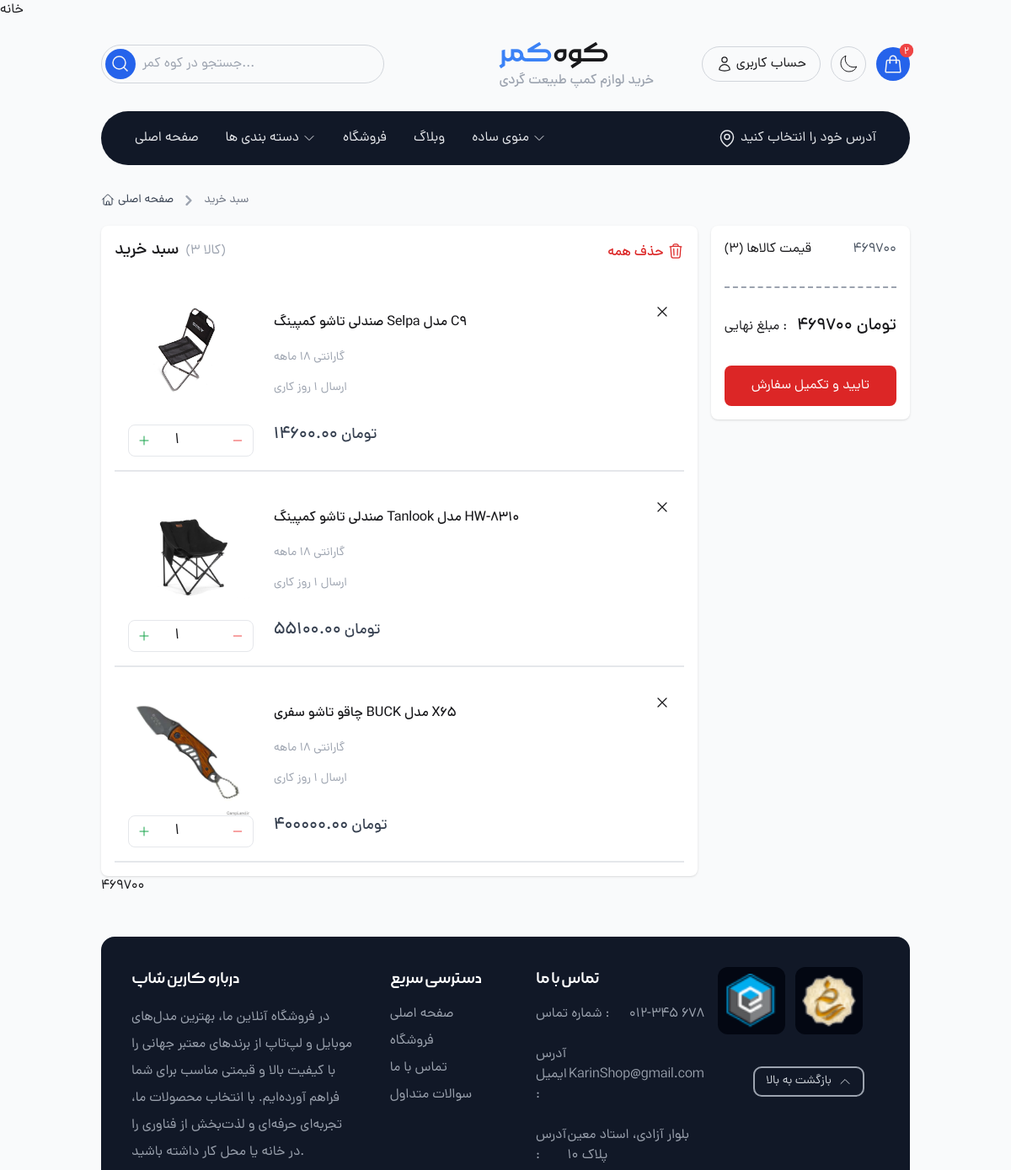
Before: /cart/ (signed in, upper part) with the older database file.
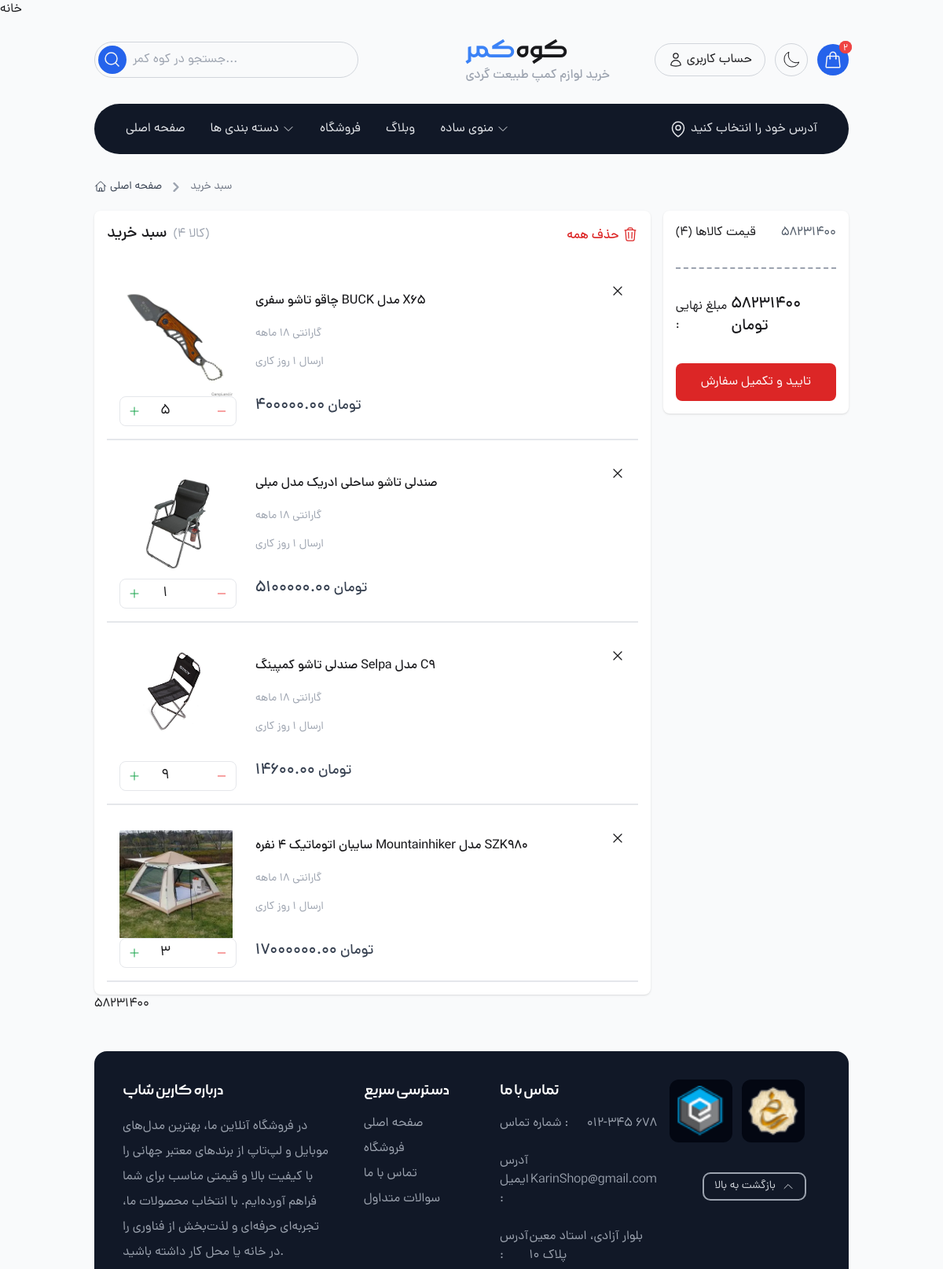
After: the same page with the newer database file.
### order_app/models.py (models this page shows, shortened)
class OrderDetail(models.Model):
    order = models.ForeignKey(Order, on_delete=models.CASCADE, verbose_name='سبد خرید', related_name='orderdetails_set')
    product = models.ForeignKey(Product, on_delete=models.CASCADE, verbose_name='محصول')
    final_price = models.IntegerField(null=True, blank=True, verbose_name='قیمت نهایی تک محصول')
    count = models.IntegerField(verbose_name='تعداد')
    class Meta:
        verbose_name = 'جزئیات سبد خرید'
        verbose_name_plural = 'لیست جزئیات سبد خرید'

### product_app/models.py (models this page shows, shortened)
class Product(models.Model):
    category = models.ForeignKey(Category, related_name='products', on_delete=models.CASCADE, null=True, blank=True)
    name = models.CharField(max_length=200, db_index=True)
    slug = models.SlugField(max_length=200, db_index=True)
    image = models.ImageField(upload_to='product/', blank=True)
    description = models.TextField(blank=True)
    price = models.DecimalField(max_digits=10, decimal_places=2)
    stock = models.PositiveIntegerField(default=0)
    available = models.BooleanField(default=True)
    created = models.DateTimeField(auto_now_add=True)
    updated = models.DateTimeField(auto_now=True)
    class Meta:
        ordering = ('name',)
        indexes = [
            models.Index(fields=['id', 'slug']),
        ]

### order_app/views.py (the view)
@login_required
def cart_detail(request):
    cart, created = Order.objects.get_or_create(user=request.user, is_paid=False)
    context = {
        'cart': cart.orderdetails_set.all(),
        'total_price': cart.calculate_total_price()  # حالا این تابع همیشه یک عدد برمی‌گرداند
    }
    return render(request, 'cart/cart_detail.html', context)

### order_app/context_processors.py (called while the page is built)
def cart_context(request):
    cart_items = []
    total_price = 0
    if request.user.is_authenticated:
        try:
            cart, created = Order.objects.get_or_create(user=request.user, is_paid=False)
            cart_items = cart.orderdetails_set.all()
            total_price = cart.calculate_total_price()
        except Exception:
            pass
    return {
        'cart': cart_items,
        'total_price': total_price
    }

### order_app/models.py (called while the page is built)
    def calculate_total_price(self):
        total = 0
        for item in self.orderdetails_set.all():
            final_price = item.final_price if item.final_price is not None else 0
            total += final_price * item.count
        return total

### order_app/templates/cart/cart_detail.html (shortened to what the changed rows need)
{% extends "base.html" %}
{% load static %}
{% load static humanize %}
{% block content %}
<main class="container">
    <nav class="flex mt-8" aria-label="Breadcrumb">
    </nav>
    <section class="flex flex-col lg:flex-row justify-between items-start gap-4 child:rounded-lg child:bg-white child:dark:bg-gray-800 child:shadow child:p-4 mt-5">
        <div class="w-full lg:w-3/4 flex flex-col gap-y-8 ">
            <div class="flex items-center justify-between">
                <span class="flex items-center gap-x-2">
                    <h2 class="font-DanaMedium text-xl">سبد خرید</h2>
                    <p class="text-gray-400">({{ cart|length }} کالا)</p>
                </span>
            </div>
            <div class="w-full flex flex-col gap-y-4 child:p-2 lg:child:p-4 ">
                {% if cart %}
                    {% for item in cart %}
                    <div class="w-full flex justify-between relative border-b-2 border-gray-200 dark:border-white/20 ">
                        <div class="flex flex-col sm:flex-row items-center gap-6">
                            <div class="flex w-fit flex-col">
                                <img src="{% static 'images/products/' %}{{ item.product.image.url }}" class="w-36" alt="{{ item.product.name }}">
                                <div class="flex items-center justify-between gap-x-1 rounded-lg border border-gray-200 dark:border-white/20 py-1 px-2">
                                    <a href="{% url 'add_to_cart' item.product.id %}" class="flex items-center justify-center w-5 h-5 text-green-600">
                                        <svg class="w-4 h-4">
                                            <use href="#plus"></use>
                                        </svg>
                                    </a>
                                    <input type="number" min="1" max="20" value="{{ item.count }}"
                                        class="custom-input mr-8 text-lg bg-transparent text-center" readonly>
                                    <a href="{% url 'remove_from_cart' item.product.id %}" class="flex items-center justify-center w-5 h-5 text-red-500">
                                        <svg class="w-4 h-4">
                                            <use href="#minus"></use>
                                        </svg>
                                    </a>
                                </div>
                            </div>
                            <div class="flex flex-col gap-y-4">
                                <h2 class="font-DanaMedium line-clamp-1">
                                    {{ item.product.name }}
                                </h2>
                                <ul class="space-y-3 child:text-sm text-gray-400 child:flex child:items-center child:gap-x-1.5">
                                    <li>
                                        <p class="mt-1">گارانتی 18 ماهه</p>
                                    </li>
                                    <li>
                                        <p class="mt-1">ارسال 1 روز کاری</p>
                                    </li>
                                </ul>
                                <span class="flex items-center gap-x-1 text-gray-700 dark:text-gray-300 font-DanaMedium mt-4">
                                    <p class="font-DanaMedium text-xl">{{ item.product.price|intcomma }}</p>
                                    <p class="text-lg">تومان</p>
                                </span>
                            </div>
                        </div>
                        <div class="hidden sm:flex items-end justify-between flex-col">
                            <a href="{% url 'remove_from_cart' item.product.id %}">
                                <svg class="w-5 h-5 cursor-pointer">
                                    <use href="#x-mark"></use>
                                </svg>
                            </a>
                        </div>
                    </div>
                    {% endfor %}
                {% else %}
                    <div class="text-center font-DanaMedium text-gray-500 py-10">
                        <p>سبد خرید شما خالی است.</p>
                        <a href="{% url 'product:product_list' %}" class="text-blue-500 hover:underline">بازگشت به فروشگاه</a>
                    </div>
                {% endif %}
            </div>
        </div>
        {% include 'cart/side_price_box.html' %}
    </section>
{{ total_price }}
</main>
{% endblock %}

Changed rows visible on the page:
removed OrderDetail: product.image (picture), count "1", product.name "صندلی تاشو کمپینگ Selpa مدل C9", product.price "14600.00"
removed OrderDetail: product.image (picture), count "1", product.name "صندلی تاشو کمپینگ Tanlook مدل HW-8310", product.price "55100.00"
removed OrderDetail: product.image (picture), count "1", product.name "چاقو تاشو سفری BUCK مدل X65", product.price "400000.00"
added OrderDetail: product.image (picture), count "5", product.name "چاقو تاشو سفری BUCK مدل X65", product.price "400000.00"
added OrderDetail: product.image (picture), count "1", product.name "صندلی تاشو ساحلی ادریک مدل مبلی", product.price "5100000.00"
added OrderDetail: product.image (picture), count "9", product.name "صندلی تاشو کمپینگ Selpa مدل C9", product.price "14600.00"
added OrderDetail: product.image (picture), count "3", product.name "سایبان اتوماتیک 4 نفره Mountainhiker مدل SZK980", product.price "17000000.00"
Other visible differences:
{{ cart|length }}: "3" → "4"
{{ total_price|intcomma }}: "469700" → "58231400"
{{ total_price }}: "469700" → "58231400"
